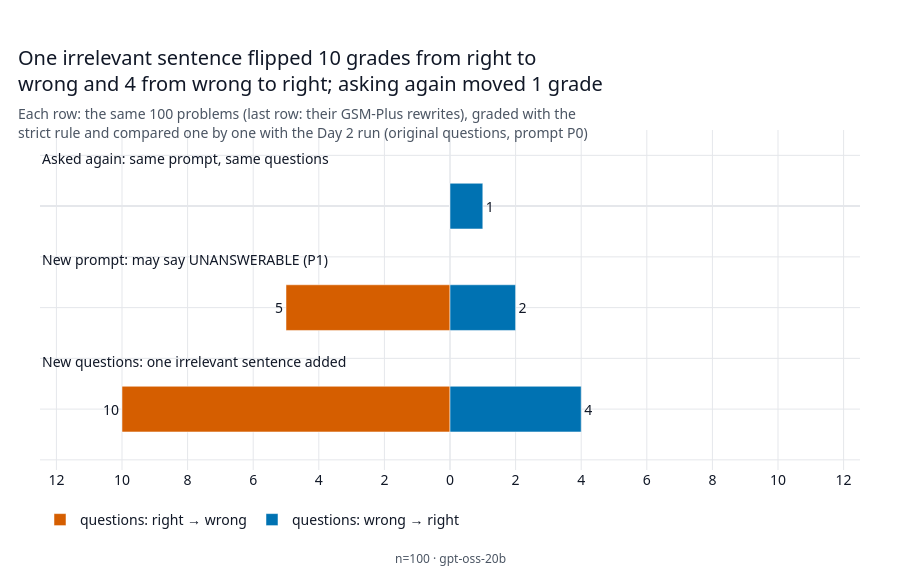

Here is the notebook cell this chart was saved with:
### Markdown cell above
The questions that flipped, in each direction, for the two Day 5 checks and for Day 4's new prompt P1 (asked
on the original questions). Each row compares a run with the Day 2 run, question by question; the first row is
the noise floor (the same prompt and questions, asked again):

### Code cell
figures.fig_flips(summary).show()

### Figure 1 — Plotly figure (JSON) as saved in the notebook; plotly's stock layout.template omitted (floating-point values rounded to 4 significant figures)
{"data": [{"customdata": ["Asked again: same prompt, same questions", "New prompt: may say UNANSWERABLE (P1)", "New questions: one irrelevant sentence added"], "hovertemplate": "%{customdata}<br>right → wrong: %{text}<extra></extra>", "marker": {"color": "#D55E00"}, "name": "questions: right → wrong", "orientation": "h", "text": ["0", "5", "10"], "textposition": "outside", "type": "bar", "width": 0.45, "x": [0, -5, -10], "y": [0, 1, 2]}, {"customdata": ["Asked again: same prompt, same questions", "New prompt: may say UNANSWERABLE (P1)", "New questions: one irrelevant sentence added"], "hovertemplate": "%{customdata}<br>wrong → right: %{x}<extra></extra>", "marker": {"color": "#0072B2"}, "name": "questions: wrong → right", "orientation": "h", "text": ["1", "2", "4"], "textposition": "outside", "type": "bar", "width": 0.45, "x": [1, 2, 4], "y": [0, 1, 2]}], "layout": {"annotations": [{"font": {"color": "#111827", "size": 14}, "showarrow": false, "text": "Asked again: same prompt, same questions", "x": 0, "xanchor": "left", "xref": "paper", "y": 0, "yanchor": "bottom", "yref": "y", "yshift": 36.27}, {"font": {"color": "#111827", "size": 14}, "showarrow": false, "text": "New prompt: may say UNANSWERABLE (P1)", "x": 0, "xanchor": "left", "xref": "paper", "y": 1, "yanchor": "bottom", "yref": "y", "yshift": 36.27}, {"font": {"color": "#111827", "size": 14}, "showarrow": false, "text": "New questions: one irrelevant sentence added", "x": 0, "xanchor": "left", "xref": "paper", "y": 2, "yanchor": "bottom", "yref": "y", "yshift": 36.27}, {"font": {"color": "#4B5563", "size": 12}, "showarrow": false, "text": "n=100 · gpt-oss-20b", "x": 0.5, "xanchor": "center", "xref": "paper", "y": 0, "yanchor": "top", "yref": "paper", "yshift": -78}], "barmode": "relative", "font": {"color": "#111827", "family": "\"Segoe UI\", Arial, sans-serif", "size": 14}, "height": 580, "hoverlabel": {"font": {"family": "\"Segoe UI\", Arial, sans-serif", "size": 14}}, "legend": {"font": {"size": 14}, "orientation": "h", "traceorder": "normal", "x": 0, "xanchor": "left", "y": -0.1, "yanchor": "top"}, "margin": {"b": 110, "l": 40, "r": 40, "t": 130}, "paper_bgcolor": "#FFFFFF", "plot_bgcolor": "#FFFFFF", "showlegend": true, "title": {"font": {"size": 20}, "subtitle": {"font": {"color": "#4B5563", "size": 14}, "text": "Each row: the same 100 problems (last row: their GSM-Plus rewrites), graded with the<br>strict rule and compared one by one with the Day 2 run (original questions, prompt P0)"}, "text": "One irrelevant sentence flipped 10 grades from right to<br>wrong and 4 from wrong to right; asking again moved 1 grade", "x": 0.02, "xanchor": "left"}, "xaxis": {"gridcolor": "#E5E7EB", "range": [-12.5, 12.5], "ticktext": ["12", "10", "8", "6", "4", "2", "0", "2", "4", "6", "8", "10", "12"], "tickvals": [-12, -10, -8, -6, -4, -2, 0, 2, 4, 6, 8, 10, 12], "title": {"font": {"size": 14}}, "zeroline": true, "zerolinecolor": "#E5E7EB", "zerolinewidth": 1.5}, "yaxis": {"gridcolor": "#E5E7EB", "range": [2.6, -0.75], "showticklabels": false, "title": {"font": {"size": 14}}, "zerolinecolor": "#E5E7EB"}}}
